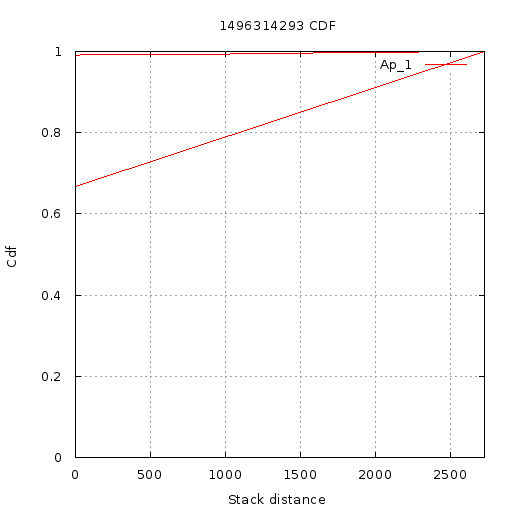

The script that saved this image:
set terminal  png size 512,512 font 'Verdana, 10'
set title "1496314293 CDF"
set output '//home//cat//Documents//CACHE//Results//PlotData//Static partial//1496314293//CDF//19//cdf.png'
set ylabel "Cdf"
set yrange [0:1]
set xlabel "Stack distance"
set xrange [1.000000:2725.000000]
set grid xtics ytics
plot '//home//cat//Documents//CACHE//Results//PlotData//Static partial//1496314293//CDF//19//App_1.txt' using 1:2 with lines title 'Ap_1'
set terminal  png size 512,512 font 'Verdana, 10'
set title "1496314293 CDF"
set output '//home//cat//Documents//CACHE//Results//PlotData//Static partial//1496314293//CDF//19//cdf.png'
set ylabel "Cdf"
set yrange [0:1]
set xlabel "Stack distance"
set xrange [1.000000:2725.000000]
set grid xtics ytics
plot '//home//cat//Documents//CACHE//Results//PlotData//Static partial//1496314293//CDF//19//App_1.txt' using 1:2 with lines title 'Ap_1'
set terminal  png size 512,512 font 'Verdana, 10'
set title "1496314293 CDF"
set output '//home//cat//Documents//CACHE//Results//PlotData//Static partial//1496314293//CDF//19//cdf.png'
set ylabel "Cdf"
set yrange [0:1]
set xlabel "Stack distance"
set xrange [1.000000:2725.000000]
set grid xtics ytics
plot '//home//cat//Documents//CACHE//Results//PlotData//Static partial//1496314293//CDF//19//App_1.txt' using 1:2 with lines title 'Ap_1'
set terminal  png size 512,512 font 'Verdana, 10'
set title "1496314293 CDF"
set output '//home//cat//Documents//CACHE//Results//PlotData//Static partial//1496314293//CDF//19//cdf.png'
set ylabel "Cdf"
set yrange [0:1]
set xlabel "Stack distance"
set xrange [1.000000:2725.000000]
set grid xtics ytics
plot '//home//cat//Documents//CACHE//Results//PlotData//Static partial//1496314293//CDF//19//App_1.txt' using 1:2 with lines title 'Ap_1'
